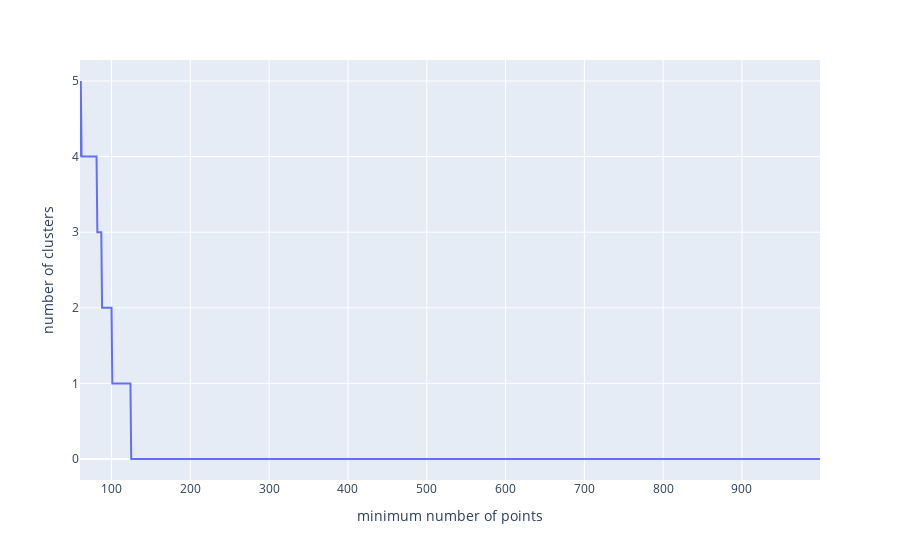

This figure's notebook cell:
### Code cell
outlier_percent = []
number_of_outliers = []
number_of_clusters = []
# x = np.arange(1,10,0.1)
x1 = np.arange(60,1000,1)


for x in x1:
    dbscan = DBSCAN(eps=5.5,min_samples=x)
    dbscan.fit(scaled_x)
    
    number_of_outliers.append(np.sum(dbscan.labels_ == -1))
    perc_outliers = np.sum(dbscan.labels_ == -1) / len(dbscan.labels_) *100
    
    outlier_percent.append(perc_outliers)
    number_of_clusters.append(np.sum(np.unique(dbscan.labels_) != -1))
    
    
# sns.lineplot(x = x,y = outlier_percent)
# plt.xlim(6,8)
import plotly.express as px
fig = px.line(x=x1, y=number_of_clusters,labels={"x":"minimum number of points","y":"number of clusters"})
fig.show()

### Figure 1 — Plotly figure (JSON) as saved in the notebook; plotly's stock layout.template omitted (floating-point values rounded to 4 significant figures; data arrays with more than 128 entries replaced by an {"elided": "..."} marker saying what was removed)
{"data": [{"hovertemplate": "minimum number of points=%{x}<br>number of clusters=%{y}<extra></extra>", "legendgroup": "", "line": {"color": "#636efa", "dash": "solid"}, "marker": {"symbol": "circle"}, "mode": "lines", "name": "", "orientation": "v", "showlegend": false, "type": "scatter", "x": {"elided": "940 int values"}, "xaxis": "x", "y": {"elided": "940 int values"}, "yaxis": "y"}], "layout": {"autosize": true, "legend": {"tracegroupgap": 0}, "margin": {"t": 60}, "xaxis": {"anchor": "y", "autorange": true, "domain": [0, 1], "range": [60, 999], "title": {"text": "minimum number of points"}, "type": "linear"}, "yaxis": {"anchor": "x", "autorange": true, "domain": [0, 1], "range": [-0.2778, 5.278], "title": {"text": "number of clusters"}, "type": "linear"}}}
